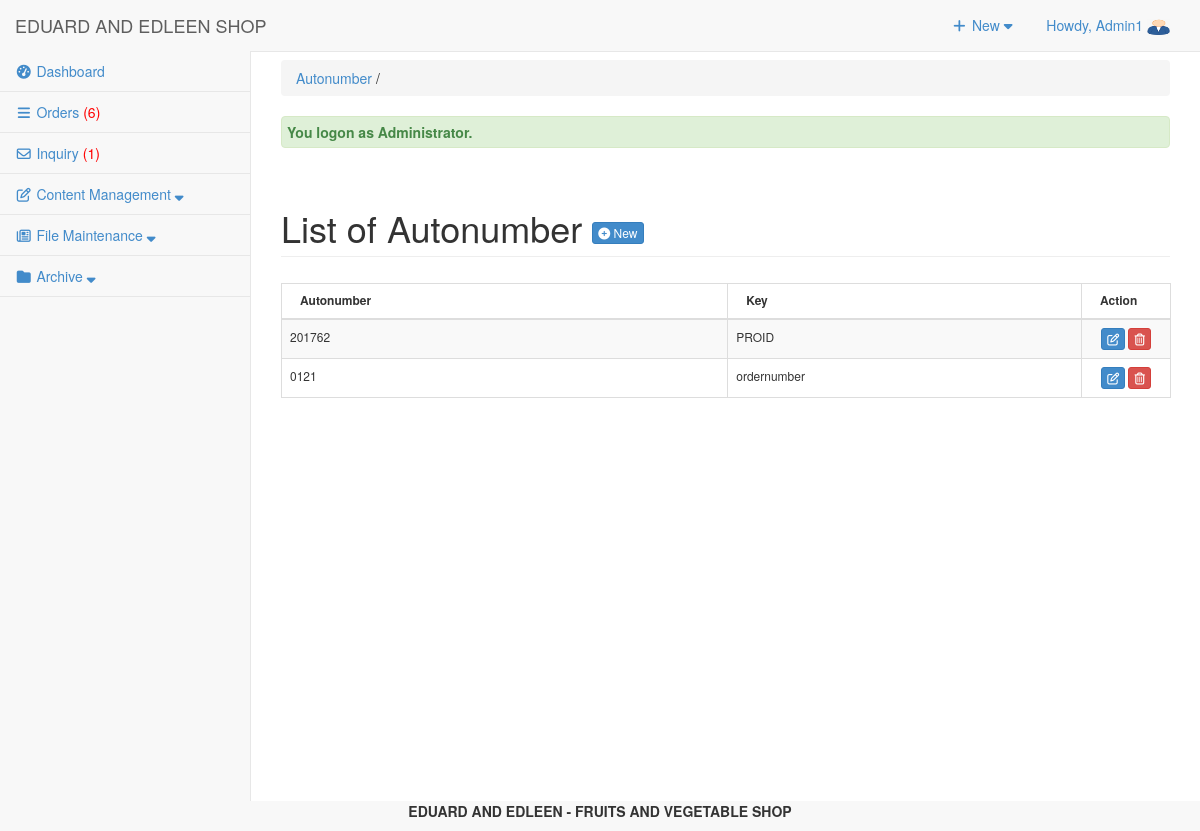
The page /admin/autonumber/index.php (signed in) on the database its author committed.
### tables this page shows
CREATE TABLE `tbluseraccount` (
  `USERID` int(11) NOT NULL,
  `U_NAME` varchar(122) NOT NULL,
  `U_USERNAME` varchar(122) NOT NULL,
  `U_PASS` varchar(122) NOT NULL,
  `U_ROLE` varchar(30) NOT NULL,
  `USERIMAGE` varchar(255) NOT NULL,
  `U_STATUS` varchar(255) NOT NULL DEFAULT 'Active'
);

CREATE TABLE `tblautonumber` (
  `ID` int(11) NOT NULL,
  `AUTOSTART` varchar(11) NOT NULL,
  `AUTOINC` int(11) NOT NULL,
  `AUTOEND` int(11) NOT NULL,
  `AUTOKEY` varchar(12) NOT NULL,
  `AUTONUM` int(30) NOT NULL
);

### admin/autonumber/index.php (called while the page is built, shortened)
<?php
require_once("../../include/initialize.php");
$view = (isset($_GET['view']) && $_GET['view'] != '') ? $_GET['view'] : '';
$header=$view;
$title="Autonumber";
require_once ("../theme/templates.php");
?>

### include/database.php (called while the page is built, shortened)
<?php
class Database {
	var $sql_string = '';
	private $conn;
	public function open_connection() {
		$this->conn = mysqli_connect(server,user,pass);
		if(!$this->conn){
			echo "Problem in database connection! Contact administrator!";
			exit();
		}else{
			$db_select = mysqli_select_db($this->conn,database_name);
		}
	}
	function setQuery($sql='') {
		$this->sql_string=$sql;
	}
	function executeQuery() {
		$result = mysqli_query($this->conn,$this->sql_string);
		return $result;
	}
	private function confirm_query($result) {
		return $result;
	}
	function loadResultList( $key='' ) {
		$cur = $this->executeQuery();
		$array = array();
		while ($row = mysqli_fetch_object($cur)) {
			if ($key) {
				$array[$row->$key] = $row;
			} else {
				$array[] = $row;
			}
		}
		return $array;
	}
	function loadSingleResult() {
		$cur = $this->executeQuery();
		while ($row = mysqli_fetch_object($cur)) {
		return $data = $row;
		}
	}
	public function num_rows($result_set) {
		return mysqli_num_rows($result_set);
	}
}
$mydb = new Database();
?>

### include/accounts.php (called while the page is built, shortened)
<?php
require_once(LIB_PATH.DS.'database.php');
class User {
	protected static  $tblname = "tbluseraccount";
	function single_user($id=""){
			global $mydb;
			$mydb->setQuery("SELECT * FROM ".self::$tblname."
				Where USERID= '{$id}' LIMIT 1");
			$cur = $mydb->loadSingleResult();
			return $cur;
	}
}
?>

### admin/autonumber/list.php (the view, shortened to what this page needs)
<div class="row">
      	 <div class="col-lg-12">
           <h1 class="page-header">List of Autonumber  <a href="index.php?view=add" class="btn btn-primary btn-xs  ">  <i class="fa fa-plus-circle fw-fa"></i> New</a>  </h1>
      		</div>
  		 </div>
 		    <form action="controller.php?action=delete" Method="POST">
		     <div class="table-responsive">
			<table id="example" class="table table-striped table-bordered table-hover"  style="font-size:12px" cellspacing="0">
			  <thead>
			  	<tr>
			  		<th>
			  		 Autonumber</th>
			  		  <th>Key</th>
			  		 <th width="10%" align="center">Action</th>
			  	</tr>
			  </thead>
			  <tbody>
			  	<?php
			  		$mydb->setQuery("SELECT * FROM `tblautonumber`");
			  		$cur = $mydb->loadResultList();
					foreach ($cur as $result) {
			  		echo '<tr>';
		  			echo '<td>' . $result->AUTOSTART.$result->AUTOEND.'</td>';
		  			echo '<td>' . $result->AUTOKEY.'</td>';
			  		echo '<td align="center"><a title="Edit" href="index.php?view=edit&id='.$result->AUTOKEY.'" class="btn btn-primary btn-xs  ">  <span class="fa fa-edit fw-fa"></a>
			  		     <a title="Delete" href="controller.php?action=delete&id='.$result->AUTOKEY.'" class="btn btn-danger btn-xs  ">  <span class="fa  fa-trash-o fw-fa "></a></td>';
			  		echo '</tr>';
			  	}
			  	?>
			  </tbody>
			</table>
			</form>

### admin/theme/templates.php (shortened to what this page needs)
<!DOCTYPE html>
<html lang="en">
<head>
<link href="<?php echo web_root; ?>admin/css/bootstrap.min.css" rel="stylesheet">
<link href="<?php echo web_root; ?>admin/css/metisMenu.min.css" rel="stylesheet">
<link href="<?php echo web_root; ?>admin/css/timeline.css" rel="stylesheet">
<link href="<?php echo web_root; ?>admin/css/sb-admin-2.css" rel="stylesheet">
<link href="<?php echo web_root; ?>admin/font/css/font-awesome.min.css" rel="stylesheet" type="text/css">
<link href="<?php echo web_root; ?>admin/font/font-awesome.min.css" rel="stylesheet" type="text/css">
<link href="<?php echo web_root; ?>admin/css/dataTables.bootstrap.css" rel="stylesheet">
<link href="<?php echo web_root; ?>css/bootstrap-datetimepicker.min.css" rel="stylesheet" media="screen">
<link href="<?php echo web_root; ?>css/datepicker.css" rel="stylesheet" media="screen">
<link href="<?php echo web_root; ?>admin/css/costum.css" rel="stylesheet">
<link href="<?php echo web_root; ?>admin/css/ekko-lightbox.css" rel="stylesheet">
</head>
  <?php
    $query = "SELECT * FROM tblsummary WHERE ORDEREDSTATS = 'Pending'";
    $mydb->setQuery($query);
    $cur = $mydb->executeQuery();
    $rowscount = $mydb->num_rows($cur);
    $res = isset($rowscount)? $rowscount : 0;
    if($res>0){
    $order = '<span style="color:red;">('.$res.')</span>';
    }else{
        $order = '<span> ('.$res.')</span>';
    }
    $query = "SELECT * FROM tblinquiry WHERE INQSTATUS = 'NEW'";
    $mydb->setQuery($query);
    $cur = $mydb->executeQuery();
    $rowscount = $mydb->num_rows($cur);
    $res = isset($rowscount)? $rowscount : 0;
    if($res>0){
    $inquiry = '<span style="color:red;">('.$res.')</span>';
    }else{
        $inquiry = '<span> ('.$res.')</span>';
    }
?>
<body>
   <div id="wrapper">
        <nav class="navbar navbar-default navbar-static-top  " role="navigation" style="margin-bottom: 0">
            <div class="navbar-header">
                 <a class="navbar-brand"  href="<?php echo web_root; ?>admin/index.php" >EDUARD AND EDLEEN SHOP</a>
            </div>
            <ul class="nav navbar-top-links navbar-right">
                 <li class="dropdown">
                    <a class="dropdown-toggle" data-toggle="dropdown" href="#">
                        <i class="fa fa-plus fa-fw"></i> New  <i class="fa fa-caret-down"></i>
                    </a>
                </li>
<?php
 $user = New User();
$singleuser = $user->single_user($_SESSION['USERID']);
?>
                <li class="dropdown">
                    <a class="dropdown-toggle" data-toggle="dropdown" href="#">
                        Howdy, <?php echo $_SESSION['U_NAME']; ?> <img title="profile image" width="23px" height="17px" src="<?php echo web_root.'admin/user/'.$singleuser ->USERIMAGE ?>">
                    </a>
                </li>
            </ul>
            <div class="navbar-default sidebar" role="navigation">
                <div class="sidebar-nav navbar-collapse">
                    <ul class="nav" id="side-menu">
                        <li>
                             <a href="<?php echo web_root; ?>admin/dashboard/"><i class="fa fa-tachometer fa-fw"></i>  Dashboard </a>
                        </li>
                        <li>
                             <a href="<?php echo web_root; ?>admin/orders/" ><i class="fa fa-reorder fa-fw"></i>  Orders <?php echo $order; ?></a>
                        </li>
                        <li>
                             <a href="<?php echo web_root; ?>admin/inquiry/" ><i class="fa fa-envelope-o fa-fw"></i>  Inquiry <?php echo $inquiry; ?></a>
                        </li>
                        <li class="nav-item">
                            <a class="nav-link" data-toggle="collapse" href="#collapseExample1" aria-expanded="false" aria-controls="collapseExample">
                                <i class="fa fa-pencil-square-o fa-fw"></i><span class="menu-title"> Content Management <i class="fa fa-sort-down"></i></span>
                            </a>
                        </li>
                        <li class="nav-item">
                            <a class="nav-link" data-toggle="collapse" href="#collapseExample3" aria-expanded="false" aria-controls="collapseExample">
                                <i class="fa fa-newspaper-o fa-fw"></i><span class="menu-title"> File Maintenance <i class="fa fa-sort-down"></i></span>
                            </a>
                        </li>
                        <?php if ($_SESSION['U_ROLE']=='Administrator') {
                        ?>
                        <li class="nav-item">
                            <a class="nav-link" data-toggle="collapse" href="#collapseExample2" aria-expanded="false" aria-controls="collapseExample">
                                <i class="fa fa-folder fa-fw"></i><span class="menu-title"> Archive <i class="fa fa-sort-down"></i></span>
                            </a>
                        </li>
                 <?php }  ?>
                    </ul>
                </div>
            </div>
        </nav>
  <div id="page-wrapper">
            <div class="row" >
                <div class="col-lg-12">
                    <?php
                    if ($title<>'Dashboard'){
                       echo   '<p class="breadcrumb" style="margin-top: 8px;">
                        <a href="index.php" title="'. $title.'" >'. $title.'</a>
                        '.(isset($header) ? ' / '. $header : '').'  </p>'  ;
                    } ?>
                  <?php require_once $content; ?>
                </div>
            </div>
        </div>
    </div>
</body>
      <footer><p  style="text-align: center;font-weight: bold;"> EDUARD AND EDLEEN - FRUITS AND VEGETABLE SHOP </p></footer>
</html>

### admin/css/sb-admin-2.css (style rules this page uses)
body { background-color: #f8f8f8; }
#wrapper { width: 100%; }
#page-wrapper { padding: 0 15px; min-height: 568px; background-color: #fff; }
@media (min-width:768px) { #page-wrapper { position: inherit; margin: 0 0 0 250px; padding: 0 30px; border-left: 1px solid #e7e7e7; } }
.navbar-top-links { margin-right: 0; }
.navbar-top-links li { display: inline-block; }
.navbar-top-links li:last-child { margin-right: 15px; }
.navbar-top-links li a { padding: 15px; min-height: 50px; }
.sidebar .sidebar-nav.navbar-collapse { padding-right: 0; padding-left: 0; }
.sidebar ul li { border-bottom: 1px solid #e7e7e7; }
@media (min-width:768px) { .sidebar { z-index: 1; position: absolute; width: 250px; margin-top: 51px; } }

### rows shown on the page
tbluseraccount: USERIMAGE (picture)
tblautonumber: AUTOSTART "2017", AUTOEND "62", AUTOKEY "PROID"
tblautonumber: AUTOSTART "0", AUTOEND "121", AUTOKEY "ordernumber"

### other values the page prints
$_SESSION['U_NAME'] "Admin1"
$res "6"
$res "1"
$title "Autonumber"
$_SESSION['message'] "You logon as Administrator."
